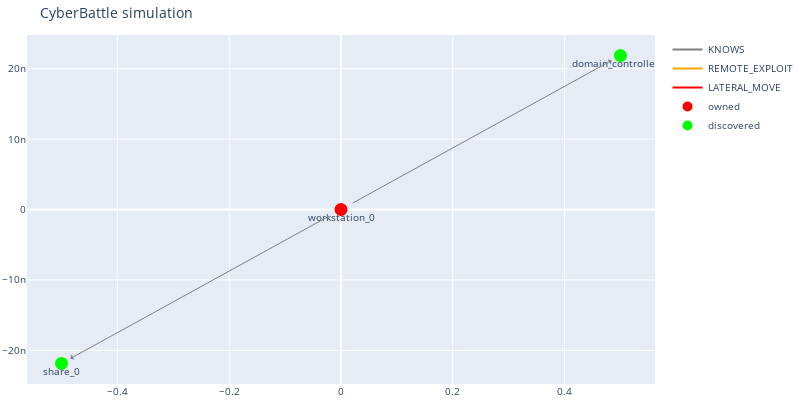

The notebook cell this image was saved under:
### Code cell
outcome = c2.run_attack('workstation_0', 'EnumerateFileShares')
dbg.plot_discovered_network()
c2.print_all_attacks()

### Figure 1 — Plotly figure (JSON) as saved in the notebook; plotly's stock layout.template omitted (floating-point values rounded to 4 significant figures)
{"data": [{"line": {"color": "gray"}, "mode": "lines", "name": "KNOWS", "type": "scatter", "x": [0], "y": [0]}, {"line": {"color": "orange"}, "mode": "lines", "name": "REMOTE_EXPLOIT", "type": "scatter", "x": [0], "y": [0]}, {"line": {"color": "red"}, "mode": "lines", "name": "LATERAL_MOVE", "type": "scatter", "x": [0], "y": [0]}, {"hoverinfo": "text", "marker": {"color": "#D32F2E", "line": {"color": "rgb(255,0,0)", "width": 8}, "size": 5, "symbol": "circle-dot"}, "mode": "markers+text", "name": "owned", "text": ["workstation_0"], "textposition": "bottom center", "type": "scatter", "x": [0], "y": [0]}, {"hoverinfo": "text", "marker": {"color": "#0e9d00", "line": {"color": "rgb(0,255,0)", "width": 8}, "size": 5, "symbol": "circle-dot"}, "mode": "markers+text", "name": "discovered", "text": ["domain_controller_1", "share_0"], "textposition": "bottom center", "type": "scatter", "x": [0.5, -0.5], "y": [2.186e-08, -2.186e-08]}], "layout": {"annotations": [{"align": "center", "arrowcolor": "gray", "arrowhead": 1, "arrowsize": 1, "arrowwidth": 1, "ax": 0, "axref": "x", "ay": 0, "ayref": "y", "hovertext": "KNOWS", "opacity": 1, "showarrow": true, "standoff": 10, "startstandoff": 10, "x": 0.5, "xref": "x", "y": 2.186e-08, "yref": "y"}, {"align": "center", "arrowcolor": "gray", "arrowhead": 1, "arrowsize": 1, "arrowwidth": 1, "ax": 0, "axref": "x", "ay": 0, "ayref": "y", "hovertext": "KNOWS", "opacity": 1, "showarrow": true, "standoff": 10, "startstandoff": 10, "x": -0.5, "xref": "x", "y": -2.186e-08, "yref": "y"}], "autosize": false, "font": {"size": 10}, "height": 400, "hovermode": "closest", "margin": {"b": 15, "l": 2, "r": 2, "t": 35}, "showlegend": true, "title": {"text": "CyberBattle simulation"}, "width": 800}}
